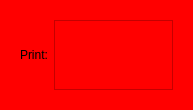
<?xml version="1.0" encoding="UTF-8"?>
<ui version="4.0">
 <class>PrintBlock</class>
 <widget class="QWidget" name="PrintBlock">
  <property name="geometry">
   <rect>
    <x>0</x>
    <y>0</y>
    <width>193</width>
    <height>107</height>
   </rect>
  </property>
  <property name="windowTitle">
   <string>Form</string>
  </property>
  <property name="styleSheet">
   <string notr="true">background-color:rgb(255,0,0)</string>
  </property>
  <layout class="QHBoxLayout" name="horizontalLayout">
   <item>
    <widget class="QWidget" name="widget" native="true">
     <layout class="QHBoxLayout" name="horizontalLayout_2">
      <item>
       <widget class="QLabel" name="label">
        <property name="text">
         <string>Print:</string>
        </property>
       </widget>
      </item>
      <item>
       <widget class="QPlainTextEdit" name="TextToPrint"/>
      </item>
     </layout>
    </widget>
   </item>
  </layout>
 </widget>
 <resources/>
 <connections/>
</ui>
